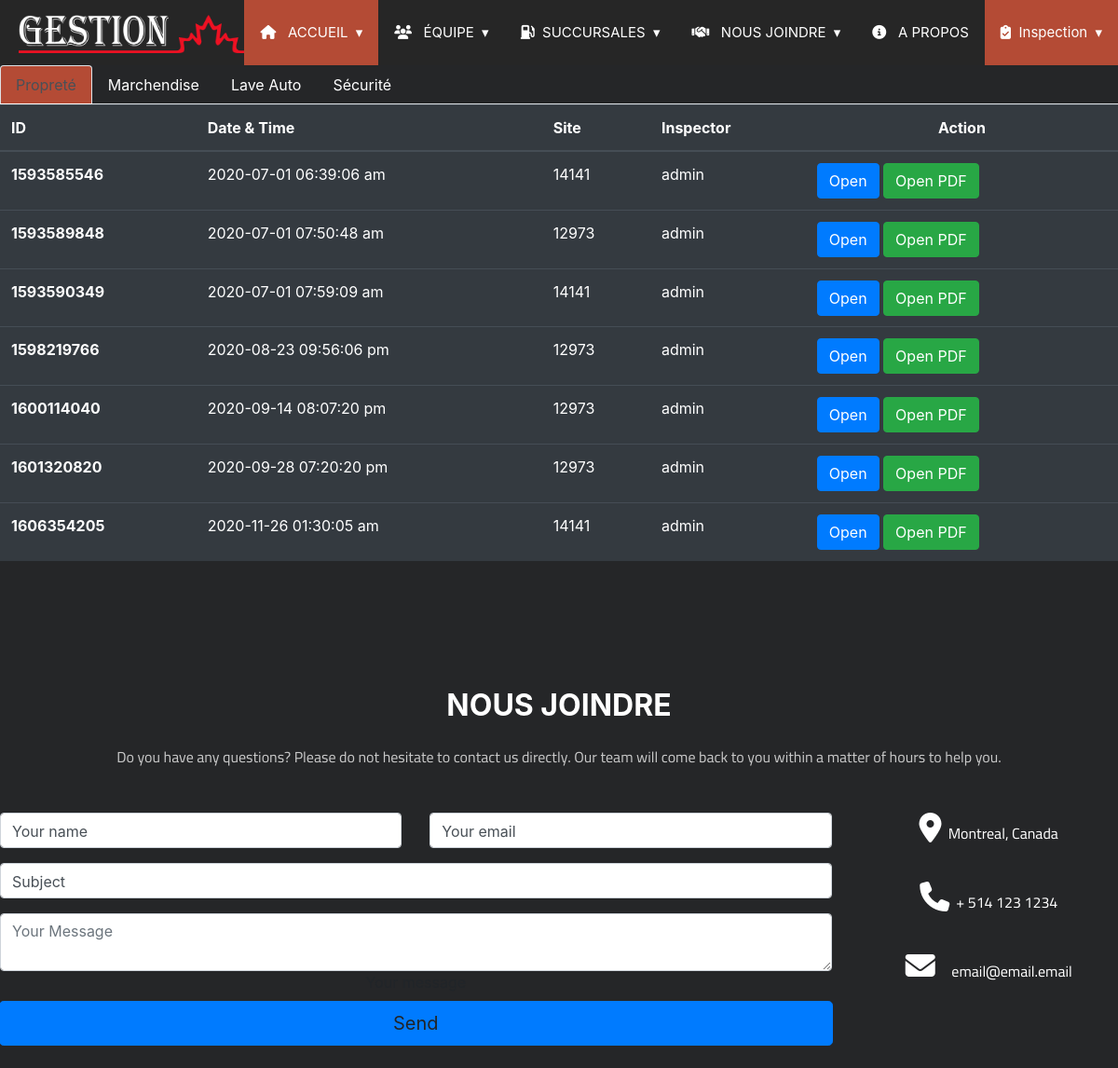
Screenshot of /inspection.php (signed in) with the database file from the repository.
### tables this page shows
CREATE TABLE IF NOT EXISTS `tbl_inspection` (
  `id` int(10) NOT NULL AUTO_INCREMENT,
  `type` tinyint(2) NOT NULL,
  `question_number` int(11) NOT NULL,
  `score` decimal(7,1) NOT NULL,
  `comment` varchar(500) DEFAULT NULL,
  `image` varchar(250) DEFAULT NULL,
  `tbl_users_id` int(10) NOT NULL,
  `tbl_evaluation_id` int(11) NOT NULL,
  `tbl_sites_id` int(10) NOT NULL,
  `status` int(1) NOT NULL DEFAULT '1',
  PRIMARY KEY (`id`)
);

CREATE TABLE IF NOT EXISTS `tbl_sites` (
  `id` int(10) NOT NULL AUTO_INCREMENT,
  `site_number` varchar(50) NOT NULL,
  `address` varchar(220) NOT NULL,
  `postalcode` varchar(8) NOT NULL,
  `site_contact` bigint(20) NOT NULL,
  `site_email` varchar(50) NOT NULL,
  `manager` varchar(30) NOT NULL,
  `manager_contact` bigint(20) NOT NULL,
  `owner_name` varchar(30) NOT NULL,
  `owner_number` bigint(20) NOT NULL,
  `laveauto` tinyint(4) NOT NULL,
  `status` int(1) NOT NULL DEFAULT '1',
  PRIMARY KEY (`id`)
);

CREATE TABLE IF NOT EXISTS `tbl_users` (
  `id` int(10) NOT NULL AUTO_INCREMENT,
  `firstname` varchar(20) NOT NULL,
  `lastname` varchar(20) NOT NULL,
  `email` varchar(120) NOT NULL,
  `username` varchar(10) NOT NULL,
  `password` varchar(50) NOT NULL,
  `level` int(3) NOT NULL,
  `valid` int(11) NOT NULL DEFAULT '0',
  `status` int(1) NOT NULL DEFAULT '1',
  PRIMARY KEY (`id`)
);

### inspection.php (the view, shortened to what this page needs)
<?php
include "header.php";
$evaluations = $db->query("select tbl_inspection.id,tbl_inspection.type,tbl_inspection.question_number,tbl_inspection.score, tbl_inspection.comment, tbl_inspection.tbl_evaluation_id,
tbl_inspection.tbl_sites_id,tbl_users.firstname,tbl_users.lastname, tbl_sites.site_number, tbl_sites.address from tbl_inspection
INNER join tbl_users ON tbl_inspection.tbl_users_id = tbl_users.id
INNER join tbl_sites ON tbl_inspection.tbl_sites_id = tbl_sites.id GROUP BY tbl_evaluation_id;")->fetchAll(PDO::FETCH_ASSOC);
?>
<div class="tab-content">
    <ul class="nav nav-tabs" role="tablist">
        <li class="nav-item">
            <a class="nav-link  active" href="#clean" role="tab" data-toggle="tab"
               aria-selected="true">Propreté</a>
        </li>
        <li class="nav-item">
            <a class="nav-link" href="#goods" role="tab" data-toggle="tab">Marchendise</a>
        </li>
        <li class="nav-item">
            <a class="nav-link" href="#carwash" role="tab" data-toggle="tab">Lave Auto</a>
        </li>
        <li class="nav-item">
            <a class="nav-link" href="#secure" role="tab" data-toggle="tab">Sécurité</a>
        </li>
    </ul>
    <div role="tabpanel" class="tab-pane active" id="clean">
        <table class="table table-hover table-dark">
            <thead>
            <tr>
                <th scope="col">ID</th>
                <th scope="col">Date & Time</th>
                <th scope="col">Site</th>
                <th scope="col">Inspector</th>
                <th scope="col" class="text-center">Action</th>
            </tr>
            </thead>
            <tbody>
            <?php foreach ($evaluations as $key => $eval): ?>
                <tr>
                    <?php if ($evaluations[$key]['type'] == 1): ?>
                        <th scope="row"><?= $eval['tbl_evaluation_id'] ?></th>
                        <td><?= date("Y-m-d h:i:s a", $eval['tbl_evaluation_id']) ?></td>
                        <td><?= $eval['site_number'] ?></td>
                        <td><?= $eval['firstname'] ?></td>
                        <td>
                            <form action="">
                                <input class="btn btn-primary editBtn" type="submit" name="open" value="Open">
                                <a class="btn btn-success" href="http://gestionaht.ca/generate_pdf.php">Open PDF</a>
                            </form>
                        </td>
                    <?php endif; ?>
                </tr>
            <?php endforeach; ?>
            </tbody>
        </table>
    </div>
</div>
<?php include "footer.php" ?>

### css/master.css (style rules this page uses)
body { margin: 0; background-color: #252628; transition: background-color .5s; }
a { color: white; text-decoration: none; }
.active { background-color: #B44B35; }

### css/floating-labels.css (style rules this page uses)
:root { --input-padding-x: .75rem; --input-padding-y: .75rem; }

### header.php (style rules this page uses)
a.active { background: #B44B35!important; }

### rows the page displays
tbl_inspection: tbl_evaluation "1593585546", tbl_evaluation "2020-07-01 06:39:06 am", tbl_sites.site_number "14141", tbl_users.firstname "admin"
tbl_inspection: tbl_evaluation "1593589848", tbl_evaluation "2020-07-01 07:50:48 am", tbl_sites.site_number "12973", tbl_users.firstname "admin"
tbl_inspection: tbl_evaluation "1593590349", tbl_evaluation "2020-07-01 07:59:09 am", tbl_sites.site_number "14141", tbl_users.firstname "admin"
tbl_inspection: tbl_evaluation "1598219766", tbl_evaluation "2020-08-23 09:56:06 pm", tbl_sites.site_number "12973", tbl_users.firstname "admin"
tbl_inspection: tbl_evaluation "1600114040", tbl_evaluation "2020-09-14 08:07:20 pm", tbl_sites.site_number "12973", tbl_users.firstname "admin"
tbl_inspection: tbl_evaluation "1601320820", tbl_evaluation "2020-09-28 07:20:20 pm", tbl_sites.site_number "12973", tbl_users.firstname "admin"
tbl_inspection: tbl_evaluation "1606354205", tbl_evaluation "2020-11-26 01:30:05 am", tbl_sites.site_number "14141", tbl_users.firstname "admin"
